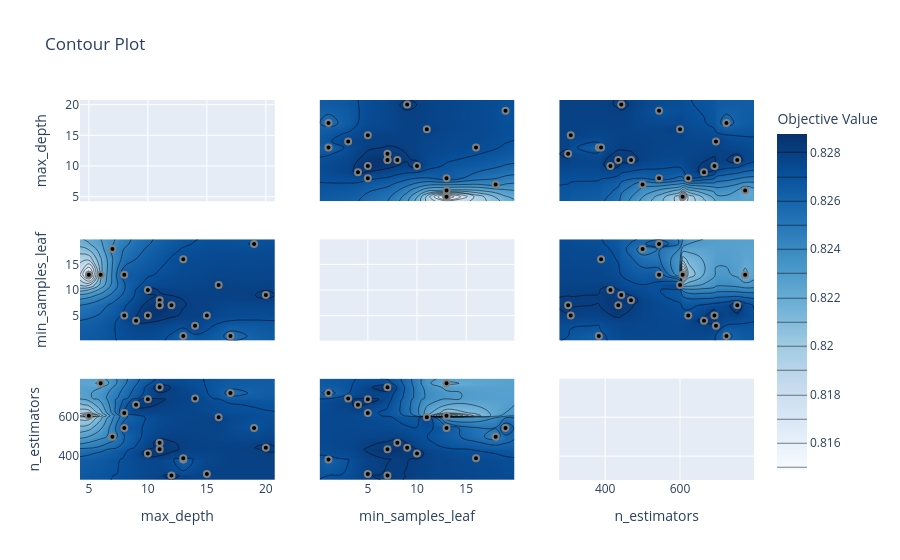

Notebook cell for this chart:
### Code cell
# 4. Contour Plot
plot_contour(study2).show()

### Figure 1 — Plotly figure (JSON) as saved in the notebook; plotly's stock layout.template omitted (floating-point values rounded to 4 significant figures; data arrays with more than 128 entries replaced by an {"elided": "..."} marker saying what was removed)
{"data": [{"type": "scatter", "xaxis": "x", "yaxis": "y"}, {"colorbar": {"title": {"text": "Objective Value"}}, "colorscale": [[0, "rgb(247,251,255)"], [0.125, "rgb(222,235,247)"], [0.25, "rgb(198,219,239)"], [0.375, "rgb(158,202,225)"], [0.5, "rgb(107,174,214)"], [0.625, "rgb(66,146,198)"], [0.75, "rgb(33,113,181)"], [0.875, "rgb(8,81,156)"], [1, "rgb(8,48,107)"]], "connectgaps": true, "contours": {"coloring": "heatmap"}, "hoverinfo": "none", "line": {"smoothing": 1.3}, "reversescale": false, "showscale": true, "type": "contour", "x": [4.25, 5, 6, 7, 8, 9, 10, 11, 12, 13, 14, 15, 16, 17, 19, 20, 20.75], "xaxis": "x4", "y": [0.1, 1, 3, 4, 5, 7, 8, 9, 10, 11, 13, 16, 18, 19, 19.9], "yaxis": "y4", "z": {"elided": "15x17 float values"}}, {"marker": {"color": "black", "line": {"color": "Gray", "width": 2}}, "mode": "markers", "name": "Feasible Trial", "showlegend": false, "type": "scatter", "x": [11, 8, 7, 19, 11, 6, 8, 5, 16, 17, 13, 12, 11, 10, 14, 10, 9, 15, 13, 20], "xaxis": "x4", "y": [7, 5, 18, 19, 8, 13, 13, 13, 11, 1, 1, 7, 7, 5, 3, 10, 4, 5, 16, 9], "yaxis": "y4"}, {"colorbar": {"title": {"text": "Objective Value"}}, "colorscale": [[0, "rgb(247,251,255)"], [0.125, "rgb(222,235,247)"], [0.25, "rgb(198,219,239)"], [0.375, "rgb(158,202,225)"], [0.5, "rgb(107,174,214)"], [0.625, "rgb(66,146,198)"], [0.75, "rgb(33,113,181)"], [0.875, "rgb(8,81,156)"], [1, "rgb(8,48,107)"]], "connectgaps": true, "contours": {"coloring": "heatmap"}, "hoverinfo": "none", "line": {"smoothing": 1.3}, "reversescale": false, "showscale": false, "type": "contour", "x": [4.25, 5, 6, 7, 8, 9, 10, 11, 12, 13, 14, 15, 16, 17, 19, 20, 20.75], "xaxis": "x7", "y": [277.4, 301, 308, 383, 389, 414, 435, 443, 469, 500, 544, 600, 607, 622, 664, 692, 696, 724, 753, 774, 797.6], "yaxis": "y7", "z": {"elided": "21x17 float values"}}, {"marker": {"color": "black", "line": {"color": "Gray", "width": 2}}, "mode": "markers", "name": "Feasible Trial", "showlegend": false, "type": "scatter", "x": [11, 8, 7, 19, 11, 6, 8, 5, 16, 17, 13, 12, 11, 10, 14, 10, 9, 15, 13, 20], "xaxis": "x7", "y": [753, 622, 500, 544, 469, 774, 544, 607, 600, 724, 383, 301, 435, 692, 696, 414, 664, 308, 389, 443], "yaxis": "y7"}, {"colorbar": {"title": {"text": "Objective Value"}}, "colorscale": [[0, "rgb(247,251,255)"], [0.125, "rgb(222,235,247)"], [0.25, "rgb(198,219,239)"], [0.375, "rgb(158,202,225)"], [0.5, "rgb(107,174,214)"], [0.625, "rgb(66,146,198)"], [0.75, "rgb(33,113,181)"], [0.875, "rgb(8,81,156)"], [1, "rgb(8,48,107)"]], "connectgaps": true, "contours": {"coloring": "heatmap"}, "hoverinfo": "none", "line": {"smoothing": 1.3}, "reversescale": false, "showscale": false, "type": "contour", "x": [0.1, 1, 3, 4, 5, 7, 8, 9, 10, 11, 13, 16, 18, 19, 19.9], "xaxis": "x2", "y": [4.25, 5, 6, 7, 8, 9, 10, 11, 12, 13, 14, 15, 16, 17, 19, 20, 20.75], "yaxis": "y2", "z": {"elided": "17x15 float values"}}, {"marker": {"color": "black", "line": {"color": "Gray", "width": 2}}, "mode": "markers", "name": "Feasible Trial", "showlegend": false, "type": "scatter", "x": [7, 5, 18, 19, 8, 13, 13, 13, 11, 1, 1, 7, 7, 5, 3, 10, 4, 5, 16, 9], "xaxis": "x2", "y": [11, 8, 7, 19, 11, 6, 8, 5, 16, 17, 13, 12, 11, 10, 14, 10, 9, 15, 13, 20], "yaxis": "y2"}, {"type": "scatter", "xaxis": "x5", "yaxis": "y5"}, {"colorbar": {"title": {"text": "Objective Value"}}, "colorscale": [[0, "rgb(247,251,255)"], [0.125, "rgb(222,235,247)"], [0.25, "rgb(198,219,239)"], [0.375, "rgb(158,202,225)"], [0.5, "rgb(107,174,214)"], [0.625, "rgb(66,146,198)"], [0.75, "rgb(33,113,181)"], [0.875, "rgb(8,81,156)"], [1, "rgb(8,48,107)"]], "connectgaps": true, "contours": {"coloring": "heatmap"}, "hoverinfo": "none", "line": {"smoothing": 1.3}, "reversescale": false, "showscale": false, "type": "contour", "x": [0.1, 1, 3, 4, 5, 7, 8, 9, 10, 11, 13, 16, 18, 19, 19.9], "xaxis": "x8", "y": [277.4, 301, 308, 383, 389, 414, 435, 443, 469, 500, 544, 600, 607, 622, 664, 692, 696, 724, 753, 774, 797.6], "yaxis": "y8", "z": {"elided": "21x15 float values"}}, {"marker": {"color": "black", "line": {"color": "Gray", "width": 2}}, "mode": "markers", "name": "Feasible Trial", "showlegend": false, "type": "scatter", "x": [7, 5, 18, 19, 8, 13, 13, 13, 11, 1, 1, 7, 7, 5, 3, 10, 4, 5, 16, 9], "xaxis": "x8", "y": [753, 622, 500, 544, 469, 774, 544, 607, 600, 724, 383, 301, 435, 692, 696, 414, 664, 308, 389, 443], "yaxis": "y8"}, {"colorbar": {"title": {"text": "Objective Value"}}, "colorscale": [[0, "rgb(247,251,255)"], [0.125, "rgb(222,235,247)"], [0.25, "rgb(198,219,239)"], [0.375, "rgb(158,202,225)"], [0.5, "rgb(107,174,214)"], [0.625, "rgb(66,146,198)"], [0.75, "rgb(33,113,181)"], [0.875, "rgb(8,81,156)"], [1, "rgb(8,48,107)"]], "connectgaps": true, "contours": {"coloring": "heatmap"}, "hoverinfo": "none", "line": {"smoothing": 1.3}, "reversescale": false, "showscale": false, "type": "contour", "x": [277.4, 301, 308, 383, 389, 414, 435, 443, 469, 500, 544, 600, 607, 622, 664, 692, 696, 724, 753, 774, 797.6], "xaxis": "x3", "y": [4.25, 5, 6, 7, 8, 9, 10, 11, 12, 13, 14, 15, 16, 17, 19, 20, 20.75], "yaxis": "y3", "z": {"elided": "17x21 float values"}}, {"marker": {"color": "black", "line": {"color": "Gray", "width": 2}}, "mode": "markers", "name": "Feasible Trial", "showlegend": false, "type": "scatter", "x": [753, 622, 500, 544, 469, 774, 544, 607, 600, 724, 383, 301, 435, 692, 696, 414, 664, 308, 389, 443], "xaxis": "x3", "y": [11, 8, 7, 19, 11, 6, 8, 5, 16, 17, 13, 12, 11, 10, 14, 10, 9, 15, 13, 20], "yaxis": "y3"}, {"colorbar": {"title": {"text": "Objective Value"}}, "colorscale": [[0, "rgb(247,251,255)"], [0.125, "rgb(222,235,247)"], [0.25, "rgb(198,219,239)"], [0.375, "rgb(158,202,225)"], [0.5, "rgb(107,174,214)"], [0.625, "rgb(66,146,198)"], [0.75, "rgb(33,113,181)"], [0.875, "rgb(8,81,156)"], [1, "rgb(8,48,107)"]], "connectgaps": true, "contours": {"coloring": "heatmap"}, "hoverinfo": "none", "line": {"smoothing": 1.3}, "reversescale": false, "showscale": false, "type": "contour", "x": [277.4, 301, 308, 383, 389, 414, 435, 443, 469, 500, 544, 600, 607, 622, 664, 692, 696, 724, 753, 774, 797.6], "xaxis": "x6", "y": [0.1, 1, 3, 4, 5, 7, 8, 9, 10, 11, 13, 16, 18, 19, 19.9], "yaxis": "y6", "z": {"elided": "15x21 float values"}}, {"marker": {"color": "black", "line": {"color": "Gray", "width": 2}}, "mode": "markers", "name": "Feasible Trial", "showlegend": false, "type": "scatter", "x": [753, 622, 500, 544, 469, 774, 544, 607, 600, 724, 383, 301, 435, 692, 696, 414, 664, 308, 389, 443], "xaxis": "x6", "y": [7, 5, 18, 19, 8, 13, 13, 13, 11, 1, 1, 7, 7, 5, 3, 10, 4, 5, 16, 9], "yaxis": "y6"}, {"type": "scatter", "xaxis": "x9", "yaxis": "y9"}], "layout": {"title": {"text": "Contour Plot"}, "xaxis": {"anchor": "y", "domain": [0, 0.2889], "matches": "x7", "range": [4.25, 20.75], "showticklabels": false}, "xaxis2": {"anchor": "y2", "domain": [0.3556, 0.6444], "matches": "x8", "range": [0.1, 19.9], "showticklabels": false}, "xaxis3": {"anchor": "y3", "domain": [0.7111, 1], "matches": "x9", "range": [277.4, 797.6], "showticklabels": false}, "xaxis4": {"anchor": "y4", "domain": [0, 0.2889], "matches": "x7", "range": [4.25, 20.75], "showticklabels": false}, "xaxis5": {"anchor": "y5", "domain": [0.3556, 0.6444], "matches": "x8", "range": [0.1, 19.9], "showticklabels": false}, "xaxis6": {"anchor": "y6", "domain": [0.7111, 1], "matches": "x9", "range": [277.4, 797.6], "showticklabels": false}, "xaxis7": {"anchor": "y7", "domain": [0, 0.2889], "range": [4.25, 20.75], "title": {"text": "max_depth"}}, "xaxis8": {"anchor": "y8", "domain": [0.3556, 0.6444], "range": [0.1, 19.9], "title": {"text": "min_samples_leaf"}}, "xaxis9": {"anchor": "y9", "domain": [0.7111, 1], "range": [277.4, 797.6], "title": {"text": "n_estimators"}}, "yaxis": {"anchor": "x", "domain": [0.7333, 1], "range": [4.25, 20.75], "title": {"text": "max_depth"}}, "yaxis2": {"anchor": "x2", "domain": [0.7333, 1], "matches": "y", "range": [4.25, 20.75], "showticklabels": false}, "yaxis3": {"anchor": "x3", "domain": [0.7333, 1], "matches": "y", "range": [4.25, 20.75], "showticklabels": false}, "yaxis4": {"anchor": "x4", "domain": [0.3667, 0.6333], "range": [0.1, 19.9], "title": {"text": "min_samples_leaf"}}, "yaxis5": {"anchor": "x5", "domain": [0.3667, 0.6333], "matches": "y4", "range": [0.1, 19.9], "showticklabels": false}, "yaxis6": {"anchor": "x6", "domain": [0.3667, 0.6333], "matches": "y4", "range": [0.1, 19.9], "showticklabels": false}, "yaxis7": {"anchor": "x7", "domain": [0, 0.2667], "range": [277.4, 797.6], "title": {"text": "n_estimators"}}, "yaxis8": {"anchor": "x8", "domain": [0, 0.2667], "matches": "y7", "range": [277.4, 797.6], "showticklabels": false}, "yaxis9": {"anchor": "x9", "domain": [0, 0.2667], "matches": "y7", "range": [277.4, 797.6], "showticklabels": false}}}
